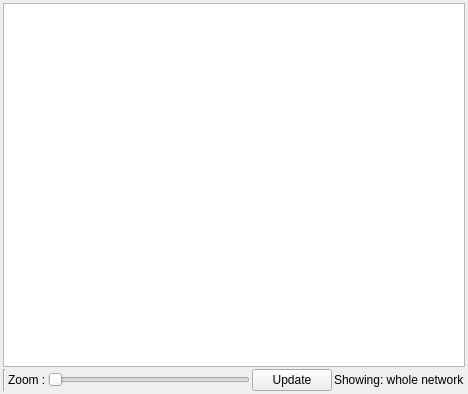
<?xml version="1.0" encoding="UTF-8"?>
<ui version="4.0">
 <class>TrustView</class>
 <widget class="QWidget" name="TrustView">
  <property name="geometry">
   <rect>
    <x>0</x>
    <y>0</y>
    <width>468</width>
    <height>394</height>
   </rect>
  </property>
  <layout class="QVBoxLayout" name="verticalLayout">
   <item>
    <widget class="QTableWidget" name="trustTableTW">
     <property name="editTriggers">
      <set>QAbstractItemView::NoEditTriggers</set>
     </property>
    </widget>
   </item>
   <item>
    <layout class="QHBoxLayout" name="horizontalLayout">
     <item>
      <widget class="Line" name="line">
       <property name="orientation">
        <enum>Qt::Vertical</enum>
       </property>
      </widget>
     </item>
     <item>
      <widget class="QLabel" name="label">
       <property name="text">
        <string>Zoom :</string>
       </property>
      </widget>
     </item>
     <item>
      <widget class="QSlider" name="zoomHS">
       <property name="maximum">
        <number>100</number>
       </property>
       <property name="orientation">
        <enum>Qt::Horizontal</enum>
       </property>
      </widget>
     </item>
     <item>
      <widget class="QPushButton" name="updatePB">
       <property name="text">
        <string>Update</string>
       </property>
      </widget>
     </item>
     <item>
      <widget class="QLabel" name="showingLabel">
       <property name="text">
        <string>Showing: whole network</string>
       </property>
      </widget>
     </item>
    </layout>
   </item>
  </layout>
 </widget>
 <layoutdefault spacing="2" margin="3"/>
 <resources/>
 <connections/>
</ui>
